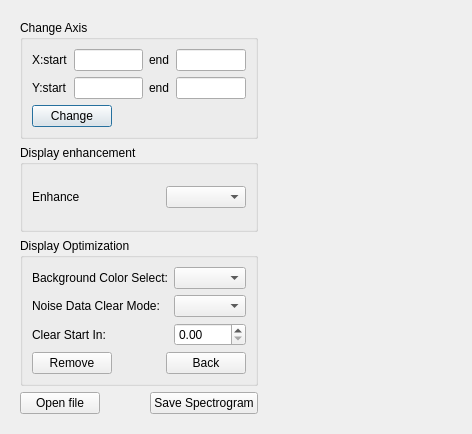
<?xml version="1.0" encoding="UTF-8"?>
<ui version="4.0">
 <class>SpectrogramDialog</class>
 <widget class="QDialog" name="SpectrogramDialog">
  <property name="geometry">
   <rect>
    <x>0</x>
    <y>0</y>
    <width>472</width>
    <height>434</height>
   </rect>
  </property>
  <property name="windowTitle">
   <string>Dialog</string>
  </property>
  <layout class="QHBoxLayout" name="Layout_mainWidget" stretch="1,3">
   <item>
    <widget class="QWidget" name="widget_functionArea" native="true">
     <layout class="QVBoxLayout" name="verticalLayout">
      <item>
       <widget class="QGroupBox" name="groupBox_changeAxis">
        <property name="title">
         <string>Change Axis</string>
        </property>
        <layout class="QGridLayout" name="Layout_ChangeAxis">
         <item row="0" column="0" colspan="2">
          <layout class="QGridLayout" name="Layout_XYAxisInPut">
           <item row="0" column="0">
            <widget class="QLabel" name="label">
             <property name="text">
              <string>X:start</string>
             </property>
            </widget>
           </item>
           <item row="0" column="1">
            <widget class="QLineEdit" name="lineEdit_xStart"/>
           </item>
           <item row="0" column="2">
            <widget class="QLabel" name="label_2">
             <property name="text">
              <string>end</string>
             </property>
            </widget>
           </item>
           <item row="1" column="3">
            <widget class="QLineEdit" name="lineEdit_yEnd"/>
           </item>
           <item row="0" column="3">
            <widget class="QLineEdit" name="lineEdit_xEnd"/>
           </item>
           <item row="1" column="1">
            <widget class="QLineEdit" name="lineEdit_yStart"/>
           </item>
           <item row="1" column="2">
            <widget class="QLabel" name="label_5">
             <property name="text">
              <string>end</string>
             </property>
            </widget>
           </item>
           <item row="1" column="0">
            <widget class="QLabel" name="label_6">
             <property name="text">
              <string>Y:start</string>
             </property>
            </widget>
           </item>
          </layout>
         </item>
         <item row="1" column="0">
          <widget class="QPushButton" name="pushButton_Change">
           <property name="text">
            <string>Change</string>
           </property>
          </widget>
         </item>
         <item row="1" column="1">
          <spacer name="horizontalSpacer">
           <property name="orientation">
            <enum>Qt::Horizontal</enum>
           </property>
           <property name="sizeHint" stdset="0">
            <size>
             <width>93</width>
             <height>20</height>
            </size>
           </property>
          </spacer>
         </item>
        </layout>
       </widget>
      </item>
      <item>
       <widget class="QGroupBox" name="groupBox_DisplayEnhancement">
        <property name="title">
         <string>Display enhancement</string>
        </property>
        <layout class="QHBoxLayout" name="Layout_DisplayEnhancement">
         <item>
          <widget class="QLabel" name="label_7">
           <property name="text">
            <string>Enhance</string>
           </property>
          </widget>
         </item>
         <item>
          <spacer name="horizontalSpacer_2">
           <property name="orientation">
            <enum>Qt::Horizontal</enum>
           </property>
           <property name="sizeType">
            <enum>QSizePolicy::Expanding</enum>
           </property>
           <property name="sizeHint" stdset="0">
            <size>
             <width>75</width>
             <height>20</height>
            </size>
           </property>
          </spacer>
         </item>
         <item>
          <widget class="QComboBox" name="comboBox_Enhance">
           <property name="sizePolicy">
            <sizepolicy hsizetype="Expanding" vsizetype="Fixed">
             <horstretch>0</horstretch>
             <verstretch>0</verstretch>
            </sizepolicy>
           </property>
          </widget>
         </item>
        </layout>
       </widget>
      </item>
      <item>
       <widget class="QGroupBox" name="groupBox_DisplayOptimization">
        <property name="title">
         <string>Display Optimization </string>
        </property>
        <layout class="QGridLayout" name="Layout_DisplayOptimization">
         <item row="0" column="0" colspan="3">
          <layout class="QGridLayout" name="gridLayout">
           <item row="0" column="0">
            <widget class="QLabel" name="label_8">
             <property name="text">
              <string>Background Color Select:</string>
             </property>
            </widget>
           </item>
           <item row="0" column="2">
            <widget class="QComboBox" name="comboBox_BackgroundColorSelect"/>
           </item>
           <item row="1" column="0">
            <widget class="QLabel" name="label_9">
             <property name="text">
              <string>Noise Data Clear Mode:</string>
             </property>
            </widget>
           </item>
           <item row="1" column="2">
            <widget class="QComboBox" name="comboBox_DataClearMode"/>
           </item>
           <item row="2" column="0">
            <widget class="QLabel" name="label_10">
             <property name="text">
              <string>Clear Start In:</string>
             </property>
            </widget>
           </item>
           <item row="2" column="2">
            <widget class="QDoubleSpinBox" name="doubleSpinBox"/>
           </item>
           <item row="0" column="1">
            <spacer name="horizontalSpacer_5">
             <property name="orientation">
              <enum>Qt::Horizontal</enum>
             </property>
             <property name="sizeHint" stdset="0">
              <size>
               <width>40</width>
               <height>20</height>
              </size>
             </property>
            </spacer>
           </item>
          </layout>
         </item>
         <item row="1" column="0">
          <widget class="QPushButton" name="pushButton_Remove">
           <property name="text">
            <string>Remove</string>
           </property>
          </widget>
         </item>
         <item row="1" column="1">
          <spacer name="horizontalSpacer_3">
           <property name="orientation">
            <enum>Qt::Horizontal</enum>
           </property>
           <property name="sizeHint" stdset="0">
            <size>
             <width>9</width>
             <height>20</height>
            </size>
           </property>
          </spacer>
         </item>
         <item row="1" column="2">
          <widget class="QPushButton" name="pushButton_Back">
           <property name="text">
            <string>Back</string>
           </property>
          </widget>
         </item>
        </layout>
       </widget>
      </item>
      <item>
       <layout class="QHBoxLayout" name="Layout_Openbutton">
        <item>
         <widget class="QPushButton" name="pushButton_OpenFile">
          <property name="text">
           <string>Open file</string>
          </property>
         </widget>
        </item>
        <item>
         <spacer name="horizontalSpacer_4">
          <property name="orientation">
           <enum>Qt::Horizontal</enum>
          </property>
          <property name="sizeHint" stdset="0">
           <size>
            <width>40</width>
            <height>20</height>
           </size>
          </property>
         </spacer>
        </item>
        <item>
         <widget class="QPushButton" name="pushButton_SaveSpectrogram">
          <property name="text">
           <string>Save Spectrogram</string>
          </property>
         </widget>
        </item>
       </layout>
      </item>
     </layout>
    </widget>
   </item>
   <item>
    <widget class="QWidget" name="widget_drawArea" native="true"/>
   </item>
  </layout>
 </widget>
 <resources/>
 <connections/>
</ui>
